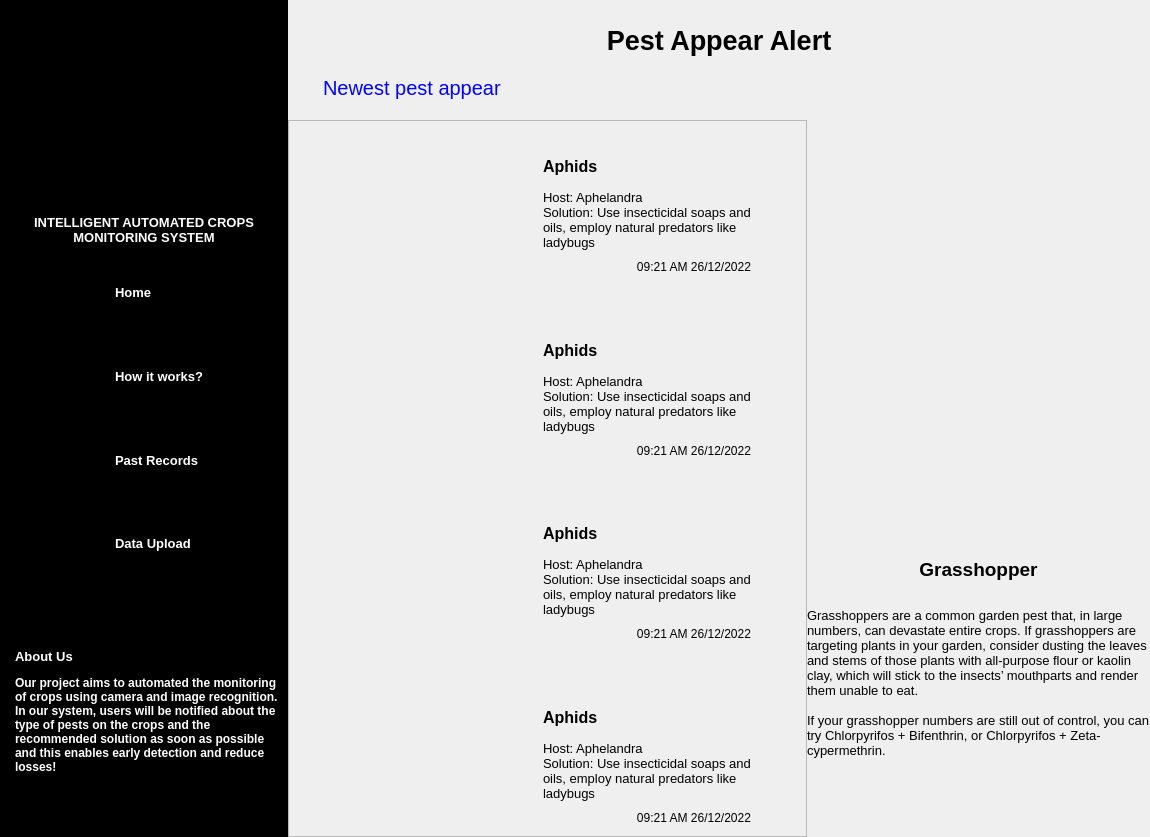
<?xml version="1.0" encoding="UTF-8"?>
<ui version="4.0">
 <class>Dialog</class>
 <widget class="QDialog" name="Dialog">
  <property name="windowModality">
   <enum>Qt::NonModal</enum>
  </property>
  <property name="enabled">
   <bool>true</bool>
  </property>
  <property name="geometry">
   <rect>
    <x>0</x>
    <y>0</y>
    <width>1150</width>
    <height>837</height>
   </rect>
  </property>
  <property name="acceptDrops">
   <bool>false</bool>
  </property>
  <property name="windowTitle">
   <string>Login</string>
  </property>
  <layout class="QHBoxLayout" name="horizontalLayout_6" stretch="5,15">
   <property name="spacing">
    <number>0</number>
   </property>
   <property name="leftMargin">
    <number>0</number>
   </property>
   <property name="topMargin">
    <number>0</number>
   </property>
   <property name="rightMargin">
    <number>0</number>
   </property>
   <property name="bottomMargin">
    <number>0</number>
   </property>
   <item>
    <layout class="QVBoxLayout" name="sidebar" stretch="25,5,40,30">
     <property name="spacing">
      <number>0</number>
     </property>
     <item>
      <widget class="ClickableLabel" name="logo">
       <property name="styleSheet">
        <string notr="true">background-color: rgb(0, 0, 0);</string>
       </property>
       <property name="text">
        <string/>
       </property>
       <property name="pixmap">
        <pixmap>Image/Register/Logo.png</pixmap>
       </property>
       <property name="scaledContents">
        <bool>false</bool>
       </property>
       <property name="alignment">
        <set>Qt::AlignCenter</set>
       </property>
      </widget>
     </item>
     <item>
      <widget class="QLabel" name="title_title">
       <property name="font">
        <font>
         <pointsize>10</pointsize>
         <weight>75</weight>
         <bold>true</bold>
        </font>
       </property>
       <property name="styleSheet">
        <string notr="true">background-color: rgb(0, 0, 0);
padding-left: 5px;
padding-right: 5px;</string>
       </property>
       <property name="text">
        <string>&lt;html&gt;&lt;head/&gt;&lt;body&gt;&lt;p align=&quot;center&quot;&gt;&lt;span style=&quot; color:#ffffff;&quot;&gt;INTELLIGENT AUTOMATED CROPS &lt;br/&gt;MONITORING SYSTEM&lt;/span&gt;&lt;/p&gt;&lt;/body&gt;&lt;/html&gt;</string>
       </property>
       <property name="textFormat">
        <enum>Qt::RichText</enum>
       </property>
       <property name="alignment">
        <set>Qt::AlignCenter</set>
       </property>
       <property name="wordWrap">
        <bool>true</bool>
       </property>
      </widget>
     </item>
     <item>
      <layout class="QVBoxLayout" name="title_selection">
       <property name="spacing">
        <number>0</number>
       </property>
       <item>
        <layout class="QHBoxLayout" name="title_home" stretch="40,60">
         <property name="spacing">
          <number>0</number>
         </property>
         <property name="rightMargin">
          <number>0</number>
         </property>
         <item>
          <widget class="ClickableLabel" name="title_home_img">
           <property name="minimumSize">
            <size>
             <width>0</width>
             <height>0</height>
            </size>
           </property>
           <property name="mouseTracking">
            <bool>false</bool>
           </property>
           <property name="autoFillBackground">
            <bool>false</bool>
           </property>
           <property name="styleSheet">
            <string notr="true">background-color: rgb(0, 0, 0);</string>
           </property>
           <property name="frameShadow">
            <enum>QFrame::Plain</enum>
           </property>
           <property name="text">
            <string/>
           </property>
           <property name="pixmap">
            <pixmap>Image/Register/house.png</pixmap>
           </property>
           <property name="scaledContents">
            <bool>false</bool>
           </property>
           <property name="alignment">
            <set>Qt::AlignCenter</set>
           </property>
          </widget>
         </item>
         <item>
          <widget class="ClickableLabel" name="title_home_text">
           <property name="font">
            <font>
             <weight>75</weight>
             <bold>true</bold>
            </font>
           </property>
           <property name="mouseTracking">
            <bool>true</bool>
           </property>
           <property name="styleSheet">
            <string notr="true">background-color: rgb(0, 0, 0);</string>
           </property>
           <property name="text">
            <string>&lt;html&gt;&lt;head/&gt;&lt;body&gt;&lt;p&gt;&lt;span style=&quot; font-size:10pt; color:#ffffff;&quot;&gt;Home&lt;/span&gt;&lt;/p&gt;&lt;/body&gt;&lt;/html&gt;</string>
           </property>
           <property name="scaledContents">
            <bool>false</bool>
           </property>
           <property name="alignment">
            <set>Qt::AlignLeading|Qt::AlignLeft|Qt::AlignVCenter</set>
           </property>
          </widget>
         </item>
        </layout>
       </item>
       <item>
        <layout class="QHBoxLayout" name="title_info" stretch="40,60">
         <property name="spacing">
          <number>0</number>
         </property>
         <item>
          <widget class="ClickableLabel" name="title_info_img">
           <property name="styleSheet">
            <string notr="true">background-color: rgb(0, 0, 0);</string>
           </property>
           <property name="text">
            <string/>
           </property>
           <property name="pixmap">
            <pixmap>Image/Register/User Manual.png</pixmap>
           </property>
           <property name="alignment">
            <set>Qt::AlignCenter</set>
           </property>
          </widget>
         </item>
         <item>
          <widget class="ClickableLabel" name="title_info_text">
           <property name="font">
            <font>
             <weight>75</weight>
             <bold>true</bold>
            </font>
           </property>
           <property name="mouseTracking">
            <bool>true</bool>
           </property>
           <property name="styleSheet">
            <string notr="true">background-color: rgb(0, 0, 0);</string>
           </property>
           <property name="text">
            <string>&lt;html&gt;&lt;head/&gt;&lt;body&gt;&lt;p&gt;&lt;span style=&quot; font-size:10pt; color:#ffffff;&quot;&gt;How it works?&lt;/span&gt;&lt;/p&gt;&lt;/body&gt;&lt;/html&gt;</string>
           </property>
           <property name="scaledContents">
            <bool>false</bool>
           </property>
           <property name="alignment">
            <set>Qt::AlignLeading|Qt::AlignLeft|Qt::AlignVCenter</set>
           </property>
          </widget>
         </item>
        </layout>
       </item>
       <item>
        <layout class="QHBoxLayout" name="title_record" stretch="40,60">
         <property name="spacing">
          <number>0</number>
         </property>
         <item>
          <widget class="ClickableLabel" name="title_record_img">
           <property name="styleSheet">
            <string notr="true">background-color: rgb(0, 0, 0);</string>
           </property>
           <property name="text">
            <string/>
           </property>
           <property name="pixmap">
            <pixmap>Image/Register/search.png</pixmap>
           </property>
           <property name="alignment">
            <set>Qt::AlignCenter</set>
           </property>
          </widget>
         </item>
         <item>
          <widget class="ClickableLabel" name="title_record_text">
           <property name="font">
            <font>
             <weight>75</weight>
             <bold>true</bold>
            </font>
           </property>
           <property name="mouseTracking">
            <bool>true</bool>
           </property>
           <property name="styleSheet">
            <string notr="true">background-color: rgb(0, 0, 0);</string>
           </property>
           <property name="text">
            <string>&lt;html&gt;&lt;head/&gt;&lt;body&gt;&lt;p&gt;&lt;span style=&quot; font-size:10pt; color:#ffffff;&quot;&gt;Past Records&lt;/span&gt;&lt;/p&gt;&lt;/body&gt;&lt;/html&gt;</string>
           </property>
           <property name="scaledContents">
            <bool>false</bool>
           </property>
           <property name="alignment">
            <set>Qt::AlignLeading|Qt::AlignLeft|Qt::AlignVCenter</set>
           </property>
          </widget>
         </item>
        </layout>
       </item>
       <item>
        <layout class="QHBoxLayout" name="title_upload" stretch="40,60">
         <property name="spacing">
          <number>0</number>
         </property>
         <item>
          <widget class="ClickableLabel" name="title_upload_img">
           <property name="styleSheet">
            <string notr="true">background-color: rgb(0, 0, 0);</string>
           </property>
           <property name="text">
            <string/>
           </property>
           <property name="pixmap">
            <pixmap>Image/Register/download.png</pixmap>
           </property>
           <property name="alignment">
            <set>Qt::AlignCenter</set>
           </property>
          </widget>
         </item>
         <item>
          <widget class="ClickableLabel" name="title_upload_text">
           <property name="font">
            <font>
             <weight>75</weight>
             <bold>true</bold>
            </font>
           </property>
           <property name="mouseTracking">
            <bool>true</bool>
           </property>
           <property name="styleSheet">
            <string notr="true">background-color: rgb(0, 0, 0);</string>
           </property>
           <property name="text">
            <string>&lt;html&gt;&lt;head/&gt;&lt;body&gt;&lt;p&gt;&lt;span style=&quot; font-size:10pt; color:#ffffff;&quot;&gt;Data Upload&lt;/span&gt;&lt;/p&gt;&lt;/body&gt;&lt;/html&gt;</string>
           </property>
           <property name="scaledContents">
            <bool>false</bool>
           </property>
           <property name="alignment">
            <set>Qt::AlignLeading|Qt::AlignLeft|Qt::AlignVCenter</set>
           </property>
          </widget>
         </item>
        </layout>
       </item>
      </layout>
     </item>
     <item>
      <widget class="QLabel" name="about_us">
       <property name="font">
        <font>
         <weight>75</weight>
         <bold>true</bold>
        </font>
       </property>
       <property name="styleSheet">
        <string notr="true">background-color: rgb(0, 0, 0);
padding-left: 5px;
padding-right: 8px;</string>
       </property>
       <property name="text">
        <string>&lt;html&gt;&lt;head/&gt;&lt;body&gt;&lt;p&gt;&lt;span style=&quot; font-size:10pt; font-weight:600; color:#ffffff;&quot;&gt;About Us&lt;/span&gt;&lt;/p&gt;&lt;p&gt;&lt;span style=&quot; color:#ffffff;&quot;&gt;Our project aims to automated the monitoring of crops using camera and image recognition. In our system, users will be notified about the type of pests on the crops and the recommended solution as soon as possible and this enables early detection and reduce losses!&lt;/span&gt;&lt;/p&gt;&lt;/body&gt;&lt;/html&gt;</string>
       </property>
       <property name="textFormat">
        <enum>Qt::RichText</enum>
       </property>
       <property name="wordWrap">
        <bool>true</bool>
       </property>
       <property name="indent">
        <number>10</number>
       </property>
      </widget>
     </item>
    </layout>
   </item>
   <item>
    <layout class="QVBoxLayout" name="verticalLayout_7">
     <property name="spacing">
      <number>20</number>
     </property>
     <property name="topMargin">
      <number>25</number>
     </property>
     <item>
      <widget class="QLabel" name="home_title">
       <property name="font">
        <font>
         <pointsize>20</pointsize>
         <weight>75</weight>
         <bold>true</bold>
        </font>
       </property>
       <property name="styleSheet">
        <string notr="true"/>
       </property>
       <property name="text">
        <string>Pest Appear Alert</string>
       </property>
       <property name="alignment">
        <set>Qt::AlignCenter</set>
       </property>
      </widget>
     </item>
     <item>
      <widget class="QLabel" name="home_news">
       <property name="font">
        <font>
         <pointsize>15</pointsize>
         <weight>50</weight>
         <bold>false</bold>
        </font>
       </property>
       <property name="styleSheet">
        <string notr="true">padding-left:30px</string>
       </property>
       <property name="text">
        <string>&lt;html&gt;&lt;head/&gt;&lt;body&gt;&lt;p&gt;&lt;span style=&quot; color:#0000ff;&quot;&gt;Newest pest appear&lt;/span&gt;&lt;/p&gt;&lt;/body&gt;&lt;/html&gt;</string>
       </property>
       <property name="alignment">
        <set>Qt::AlignLeading|Qt::AlignLeft|Qt::AlignVCenter</set>
       </property>
      </widget>
     </item>
     <item>
      <layout class="QHBoxLayout" name="horizontalLayout_5" stretch="0,0">
       <property name="spacing">
        <number>0</number>
       </property>
       <item>
        <widget class="QScrollArea" name="scrollArea">
         <property name="widgetResizable">
          <bool>true</bool>
         </property>
         <widget class="QWidget" name="scrollAreaWidgetContents">
          <property name="geometry">
           <rect>
            <x>0</x>
            <y>0</y>
            <width>386</width>
            <height>1080</height>
           </rect>
          </property>
          <layout class="QVBoxLayout" name="verticalLayout_6">
           <property name="spacing">
            <number>20</number>
           </property>
           <property name="leftMargin">
            <number>5</number>
           </property>
           <property name="topMargin">
            <number>0</number>
           </property>
           <property name="rightMargin">
            <number>5</number>
           </property>
           <property name="bottomMargin">
            <number>0</number>
           </property>
           <item>
            <layout class="QHBoxLayout" name="horizontalLayout">
             <property name="spacing">
              <number>20</number>
             </property>
             <item>
              <widget class="QLabel" name="home_img1">
               <property name="text">
                <string/>
               </property>
               <property name="pixmap">
                <pixmap>Image/Home/Home1.png</pixmap>
               </property>
               <property name="alignment">
                <set>Qt::AlignCenter</set>
               </property>
              </widget>
             </item>
             <item>
              <layout class="QVBoxLayout" name="verticalLayout">
               <property name="spacing">
                <number>0</number>
               </property>
               <property name="leftMargin">
                <number>15</number>
               </property>
               <property name="rightMargin">
                <number>50</number>
               </property>
               <item>
                <widget class="ClickableLabel" name="home_fav1">
                 <property name="text">
                  <string/>
                 </property>
                 <property name="pixmap">
                  <pixmap>Image/Home/HomeV.png</pixmap>
                 </property>
                 <property name="alignment">
                  <set>Qt::AlignRight|Qt::AlignTrailing|Qt::AlignVCenter</set>
                 </property>
                </widget>
               </item>
               <item>
                <widget class="QLabel" name="home_info1">
                 <property name="text">
                  <string>&lt;html&gt;&lt;head/&gt;&lt;body&gt;&lt;p&gt;&lt;span style=&quot; font-size:12pt; font-weight:600;&quot;&gt;Aphids&lt;br/&gt;&lt;/span&gt;&lt;span style=&quot; font-size:10pt;&quot;&gt;&lt;br/&gt;Host: Aphelandra&lt;br/&gt;Solution: Use insecticidal soaps and oils, employ natural predators like ladybugs&lt;/span&gt;&lt;/p&gt;&lt;/body&gt;&lt;/html&gt;</string>
                 </property>
                 <property name="wordWrap">
                  <bool>true</bool>
                 </property>
                </widget>
               </item>
               <item>
                <widget class="QLabel" name="home_date1">
                 <property name="text">
                  <string>&lt;html&gt;&lt;head/&gt;&lt;body&gt;&lt;p align=&quot;right&quot;&gt;09:21 AM 26/12/2022&lt;/p&gt;&lt;/body&gt;&lt;/html&gt;</string>
                 </property>
                </widget>
               </item>
              </layout>
             </item>
            </layout>
           </item>
           <item>
            <layout class="QHBoxLayout" name="horizontalLayout_2">
             <property name="spacing">
              <number>20</number>
             </property>
             <item>
              <widget class="QLabel" name="home_img2">
               <property name="text">
                <string/>
               </property>
               <property name="pixmap">
                <pixmap>Image/Home/Home2.png</pixmap>
               </property>
               <property name="alignment">
                <set>Qt::AlignCenter</set>
               </property>
              </widget>
             </item>
             <item>
              <layout class="QVBoxLayout" name="verticalLayout_2">
               <property name="spacing">
                <number>0</number>
               </property>
               <property name="leftMargin">
                <number>15</number>
               </property>
               <property name="topMargin">
                <number>0</number>
               </property>
               <property name="rightMargin">
                <number>50</number>
               </property>
               <property name="bottomMargin">
                <number>0</number>
               </property>
               <item>
                <widget class="ClickableLabel" name="home_fav2">
                 <property name="text">
                  <string/>
                 </property>
                 <property name="pixmap">
                  <pixmap>Image/Home/HomeV.png</pixmap>
                 </property>
                 <property name="alignment">
                  <set>Qt::AlignRight|Qt::AlignTrailing|Qt::AlignVCenter</set>
                 </property>
                </widget>
               </item>
               <item>
                <widget class="QLabel" name="home_info2">
                 <property name="text">
                  <string>&lt;html&gt;&lt;head/&gt;&lt;body&gt;&lt;p&gt;&lt;span style=&quot; font-size:12pt; font-weight:600;&quot;&gt;Aphids&lt;br/&gt;&lt;/span&gt;&lt;span style=&quot; font-size:10pt;&quot;&gt;&lt;br/&gt;Host: Aphelandra&lt;br/&gt;Solution: Use insecticidal soaps and oils, employ natural predators like ladybugs&lt;/span&gt;&lt;/p&gt;&lt;/body&gt;&lt;/html&gt;</string>
                 </property>
                 <property name="wordWrap">
                  <bool>true</bool>
                 </property>
                </widget>
               </item>
               <item>
                <widget class="QLabel" name="home_date2">
                 <property name="text">
                  <string>&lt;html&gt;&lt;head/&gt;&lt;body&gt;&lt;p align=&quot;right&quot;&gt;09:21 AM 26/12/2022&lt;/p&gt;&lt;/body&gt;&lt;/html&gt;</string>
                 </property>
                </widget>
               </item>
              </layout>
             </item>
            </layout>
           </item>
           <item>
            <layout class="QHBoxLayout" name="horizontalLayout_3">
             <property name="spacing">
              <number>20</number>
             </property>
             <item>
              <widget class="QLabel" name="home_img3">
               <property name="text">
                <string/>
               </property>
               <property name="pixmap">
                <pixmap>Image/Home/Home3.png</pixmap>
               </property>
               <property name="alignment">
                <set>Qt::AlignCenter</set>
               </property>
              </widget>
             </item>
             <item>
              <layout class="QVBoxLayout" name="verticalLayout_3">
               <property name="spacing">
                <number>0</number>
               </property>
               <property name="leftMargin">
                <number>15</number>
               </property>
               <property name="topMargin">
                <number>0</number>
               </property>
               <property name="rightMargin">
                <number>50</number>
               </property>
               <property name="bottomMargin">
                <number>0</number>
               </property>
               <item>
                <widget class="ClickableLabel" name="home_fav3">
                 <property name="text">
                  <string/>
                 </property>
                 <property name="pixmap">
                  <pixmap>Image/Home/HomeV.png</pixmap>
                 </property>
                 <property name="alignment">
                  <set>Qt::AlignRight|Qt::AlignTrailing|Qt::AlignVCenter</set>
                 </property>
                </widget>
               </item>
               <item>
                <widget class="QLabel" name="home_info3">
                 <property name="text">
                  <string>&lt;html&gt;&lt;head/&gt;&lt;body&gt;&lt;p&gt;&lt;span style=&quot; font-size:12pt; font-weight:600;&quot;&gt;Aphids&lt;br/&gt;&lt;/span&gt;&lt;span style=&quot; font-size:10pt;&quot;&gt;&lt;br/&gt;Host: Aphelandra&lt;br/&gt;Solution: Use insecticidal soaps and oils, employ natural predators like ladybugs&lt;/span&gt;&lt;/p&gt;&lt;/body&gt;&lt;/html&gt;</string>
                 </property>
                 <property name="wordWrap">
                  <bool>true</bool>
                 </property>
                </widget>
               </item>
               <item>
                <widget class="QLabel" name="home_date3">
                 <property name="text">
                  <string>&lt;html&gt;&lt;head/&gt;&lt;body&gt;&lt;p align=&quot;right&quot;&gt;09:21 AM 26/12/2022&lt;/p&gt;&lt;/body&gt;&lt;/html&gt;</string>
                 </property>
                </widget>
               </item>
              </layout>
             </item>
            </layout>
           </item>
           <item>
            <layout class="QHBoxLayout" name="horizontalLayout_4">
             <property name="spacing">
              <number>20</number>
             </property>
             <item>
              <widget class="QLabel" name="home_img4">
               <property name="text">
                <string/>
               </property>
               <property name="pixmap">
                <pixmap>Image/Home/Home4.png</pixmap>
               </property>
               <property name="alignment">
                <set>Qt::AlignCenter</set>
               </property>
              </widget>
             </item>
             <item>
              <layout class="QVBoxLayout" name="verticalLayout_4">
               <property name="spacing">
                <number>0</number>
               </property>
               <property name="leftMargin">
                <number>15</number>
               </property>
               <property name="topMargin">
                <number>0</number>
               </property>
               <property name="rightMargin">
                <number>50</number>
               </property>
               <property name="bottomMargin">
                <number>0</number>
               </property>
               <item>
                <widget class="ClickableLabel" name="home_fav4">
                 <property name="text">
                  <string/>
                 </property>
                 <property name="pixmap">
                  <pixmap>Image/Home/HomeV.png</pixmap>
                 </property>
                 <property name="alignment">
                  <set>Qt::AlignRight|Qt::AlignTrailing|Qt::AlignVCenter</set>
                 </property>
                </widget>
               </item>
               <item>
                <widget class="QLabel" name="home_info4">
                 <property name="text">
                  <string>&lt;html&gt;&lt;head/&gt;&lt;body&gt;&lt;p&gt;&lt;span style=&quot; font-size:12pt; font-weight:600;&quot;&gt;Aphids&lt;br/&gt;&lt;/span&gt;&lt;span style=&quot; font-size:10pt;&quot;&gt;&lt;br/&gt;Host: Aphelandra&lt;br/&gt;Solution: Use insecticidal soaps and oils, employ natural predators like ladybugs&lt;/span&gt;&lt;/p&gt;&lt;/body&gt;&lt;/html&gt;</string>
                 </property>
                 <property name="wordWrap">
                  <bool>true</bool>
                 </property>
                </widget>
               </item>
               <item>
                <widget class="QLabel" name="home_date4">
                 <property name="text">
                  <string>&lt;html&gt;&lt;head/&gt;&lt;body&gt;&lt;p align=&quot;right&quot;&gt;09:21 AM 26/12/2022&lt;/p&gt;&lt;/body&gt;&lt;/html&gt;</string>
                 </property>
                </widget>
               </item>
              </layout>
             </item>
            </layout>
           </item>
          </layout>
         </widget>
        </widget>
       </item>
       <item>
        <layout class="QVBoxLayout" name="verticalLayout_5" stretch="0,0">
         <property name="spacing">
          <number>0</number>
         </property>
         <item>
          <widget class="QLabel" name="home_img_side">
           <property name="text">
            <string/>
           </property>
           <property name="pixmap">
            <pixmap>Image/Home/HomeSide.png</pixmap>
           </property>
           <property name="scaledContents">
            <bool>false</bool>
           </property>
          </widget>
         </item>
         <item>
          <widget class="QLabel" name="home_info_side">
           <property name="text">
            <string>&lt;html&gt;&lt;head/&gt;&lt;body&gt;&lt;p align=&quot;center&quot;&gt;&lt;span style=&quot; font-size:14pt; font-weight:600;&quot;&gt;Grasshopper&lt;/span&gt;&lt;/p&gt;&lt;p&gt;&lt;span style=&quot; font-size:10pt;&quot;&gt;&lt;br/&gt;Grasshoppers are a common garden pest that, in large numbers, can devastate entire crops. If grasshoppers are targeting plants in your garden, consider dusting the leaves and stems of those plants with all-purpose flour or kaolin clay, which will stick to the insects’ mouthparts and render them unable to eat.&lt;br/&gt;&lt;br/&gt;If your grasshopper numbers are still out of control, you can try Chlorpyrifos + Bifenthrin, or Chlorpyrifos + Zeta-cypermethrin.&lt;/span&gt;&lt;/p&gt;&lt;/body&gt;&lt;/html&gt;</string>
           </property>
           <property name="wordWrap">
            <bool>true</bool>
           </property>
          </widget>
         </item>
        </layout>
       </item>
      </layout>
     </item>
    </layout>
   </item>
  </layout>
 </widget>
 <customwidgets>
  <customwidget>
   <class>ClickableLabel</class>
   <extends>QLabel</extends>
   <header location="global">clickablelabel.h</header>
  </customwidget>
 </customwidgets>
 <resources/>
 <connections/>
</ui>
